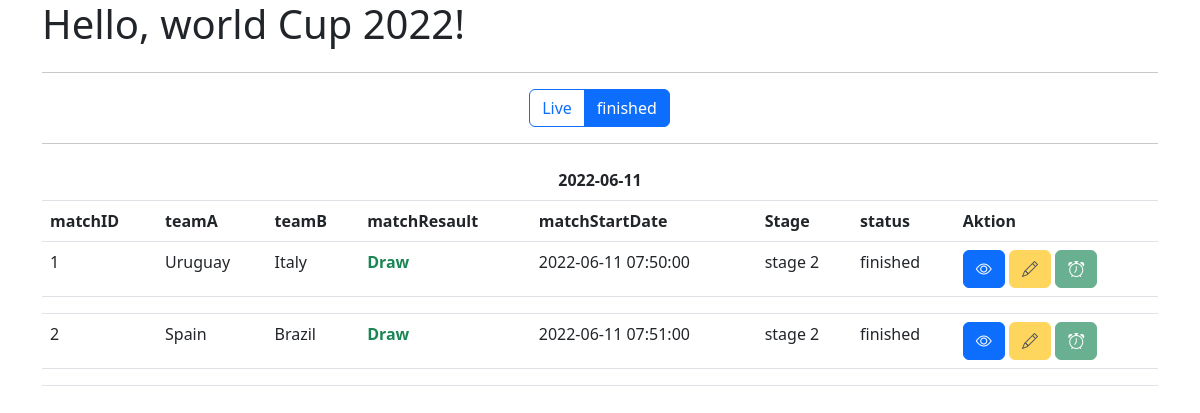
The page /index.php?board=finished on the database its author committed.
### tables this page shows
CREATE TABLE `lega_stage` (
  `id` int(9) NOT NULL,
  `scope` varchar(225) NOT NULL,
  `numOfGames` int(11) NOT NULL,
  `numOfTeams` int(11) NOT NULL,
  `dateCreated` timestamp NOT NULL DEFAULT current_timestamp()
);

CREATE TABLE `finish_score_board` (
  `id` int(10) NOT NULL,
  `matchID` int(10) NOT NULL,
  `teamAscore` int(2) NOT NULL DEFAULT 0,
  `teamBscore` int(2) DEFAULT 0,
  `matchResault` varchar(50) GENERATED ALWAYS AS (case when `teamAscore` < `teamBscore` then 'teamb' when `teamAscore` > `teamBscore` then 'teamA' when `teamAscore` = `teamBscore` then 'Draw' end) STORED,
  `dateCreate` timestamp NOT NULL DEFAULT current_timestamp(),
  `dateModified` timestamp NOT NULL DEFAULT current_timestamp() ON UPDATE current_timestamp()
);

CREATE TABLE `matches` (
  `id` int(10) NOT NULL,
  `scopeLegaStage` int(9) NOT NULL,
  `teamA` int(10) NOT NULL,
  `teamB` int(10) NOT NULL,
  `matchStartDate` timestamp NULL DEFAULT current_timestamp(),
  `matchEndDate` timestamp NULL DEFAULT NULL,
  `gameStatus` int(9) GENERATED ALWAYS AS (case when `matchEndDate` is null then 1 when `matchEndDate` is not null then 2 end) STORED,
  `place` varchar(20) DEFAULT NULL,
  `dateCreated` timestamp NOT NULL DEFAULT current_timestamp()
);

CREATE TABLE `game_status` (
  `id` int(9) NOT NULL,
  `name` varchar(50) DEFAULT NULL,
  `value` int(1) DEFAULT NULL,
  `dateCreated` timestamp NOT NULL DEFAULT current_timestamp()
);

### worldCup.php (called while the page is built, shortened)
<?php
    class worldCup
    {
        private $servername = "localhost";
        private $username   = "root";
        private $password   = "";
        private $database   = "football_word_cup";
        public  $conn;
        public function __construct()
        {
            try {
                $this->conn = new PDO("mysql:host=$this->servername;dbname=".$this->database, $this->username, $this->password);
                $this->conn->setAttribute(PDO::ATTR_ERRMODE, PDO::ERRMODE_EXCEPTION);
            } catch(PDOException $e) {
                echo "Connection failed: " . $e->getMessage();
            }
        }
        public function getBoardList(string $type='live') :array
        {
            try {
                $sql = 'CALL get_board_list(:type)';
                $stmt = $this->conn->prepare($sql);
                $stmt->bindParam(':type',$type);
                $stmt->execute();
                $result = $stmt->fetchAll(PDO::FETCH_ASSOC);
                return (array) $result;
              } catch(PDOException $e) {
                echo "Error: " . $e->getMessage();
              }
        }
    }
?>

### index.php (the view, shortened to what this page needs)
<?php require_once'worldCup.php';?>
<?php
$obj = new worldCup();
    if  (isset($_GET['board'])) {
        if  ($_GET['board'] !== 'live') {
            $matchList = $obj->getBoardList('finished');
        }else{
            $matchList = $obj->getBoardList('live');
        }
    }else{
        header('location: index.php?board=live');
    }
    for ($i=0; $i <count($matchList) ; $i++) {
        $timeStamp = strtotime($matchList[$i]['matchStartDate']);
        $datetime = date("Y-m-d", $timeStamp);
        $matchListNewArray[$datetime][]  = $matchList[$i];
    }
?>
<!doctype html>
<html lang="en">
<head>
	<link href="https://cdn.jsdelivr.net/npm/bootstrap@5.2.0-beta1/dist/css/bootstrap.min.css" rel="stylesheet"
>
        <link rel="stylesheet" href="https://cdn.jsdelivr.net/npm/bootstrap-icons@1.8.3/font/bootstrap-icons.css">
</head>
<body>
	<div class="container">
		<div class="row">
			<div class="col-md-12">
				<h1>Hello, world Cup 2022!</h1>
			</div>
            <div class="col-md-12">
				<hr>
			</div>
            <div class="col-md-12" align="center">
                    <div class="btn-group" role="group" aria-label="Basic radio toggle button group">
                        <a href="index.php?board=live" class="btn btn-outline-primary" for="btnradio1">Live</a>
                        <a href="index.php?board=finished" class="btn btn-outline-primary" for="btnradio2">finished</a>
                    </div>
            </div>
            <div class="col-md-12">
                <hr>
            </div>
                <div class="col-md-12" align="center">
                    <?php if(count($matchList)>0) { ?>
                        <?php foreach ($matchListNewArray as $key => $value) { ?>
                            <table class="table">
                                <thead class="thead-light">
                                    <tr align="center">
                                        <th colspan="8">
                                            <?=$key;?>
                                        </th>
                                    </tr>
                                    <tr>
                                        <th>matchID</th>
                                        <th>teamA</th>
                                        <th>teamB</th>
                                        <th>matchResault</th>
                                        <th>matchStartDate</th>
                                        <th>Stage</th>
                                        <th>status</th>
                                        <th>Aktion</th>
                                    </tr>
                                </thead>
                                <?php foreach ($value as $k => $v) {
                                    if(empty(getWinner($v, $v['matchResault']))){
                                        $winner = $v['matchResault'];
                                    }else{
                                        $winner = getWinner($v, $v['matchResault']);
                                    }
                                    ?>
                                    <tbody>
                                        <tr>
                                            <td><?=$v['matchID']?></td>
                                            <td><?=$v['teamA']?>
                                            <td><?=$v['teamB']?></td>
                                            <?php if (!is_null($v['matchEndDate'])) { ?>
                                                <td>
                                                    <b class="text-success">
                                                        <?= $winner;?>
                                                    </b>
                                                </td>
                                            <?php }?>
                                            <td><?=$v['matchStartDate']?></td>
                                            <td><?=$v['scope']?></td>
                                            <td><?= $v['game_status']?></td>
                                            <td>
                                            <a class="btn btn-primary" data-bs-toggle="collapse" href="#collapseExample<?=$v['matchID']?>" role="button" aria-expanded="false" aria-controls="collapseExample">
                                                <i class="bi bi-eye"></i>
                                            </a>
                                                <button type="button" class="btn btn-warning" data-bs-toggle="modal" data-bs-target="#staticBackdrop<?=$v['matchID']?>" <?= ($_GET['board']=='live')?'':"disabled"?>>
                                                    <i class="bi bi-pencil"></i>
                                                </button>
                                            <a title="finish" href="index.php?board=finished&gamestatus=finished&finishedate=<?= date("Y-m-d H:i:s")?>&matchID=<?=$v['matchID']?>&teamAscore=<?=$v['teamAscore']?>&teamBscore=<?=$v['teamBscore']?>">
                                            <button type="button" class="btn btn-success" <?= ($_GET['board']=='live')?'':"disabled"?> > <i class="bi bi-alarm"></i></button>
                                            </a>
                                            </td>
                                        </tr>
                                        <tr align="center">
                                            <td></td>
                                            <td colspan="6" >
                                            </td>
                                            <td></td>
                                        </tr>
                                    </tbody>
                                <?php  } ?>
                            </table>
                        <?php  } ?>
                <?php } ?>
			    </div>
            </div>
        </div>
</body>
</html>

### rows shown on the page
lega_stage: finish_score_board.matchID "1", teamA "Uruguay", teamB "Italy", finish_score_board.matchResault "Draw", matches.matchStartDate "2022-06-11 07:50:00", scope "stage 2", game_status.name "finished", finish_score_board.matchID "2", teamA "Spain", teamB "Brazil", matches.matchStartDate "2022-06-11 07:51:00"

### other values the page prints
$key "2022-06-11"
